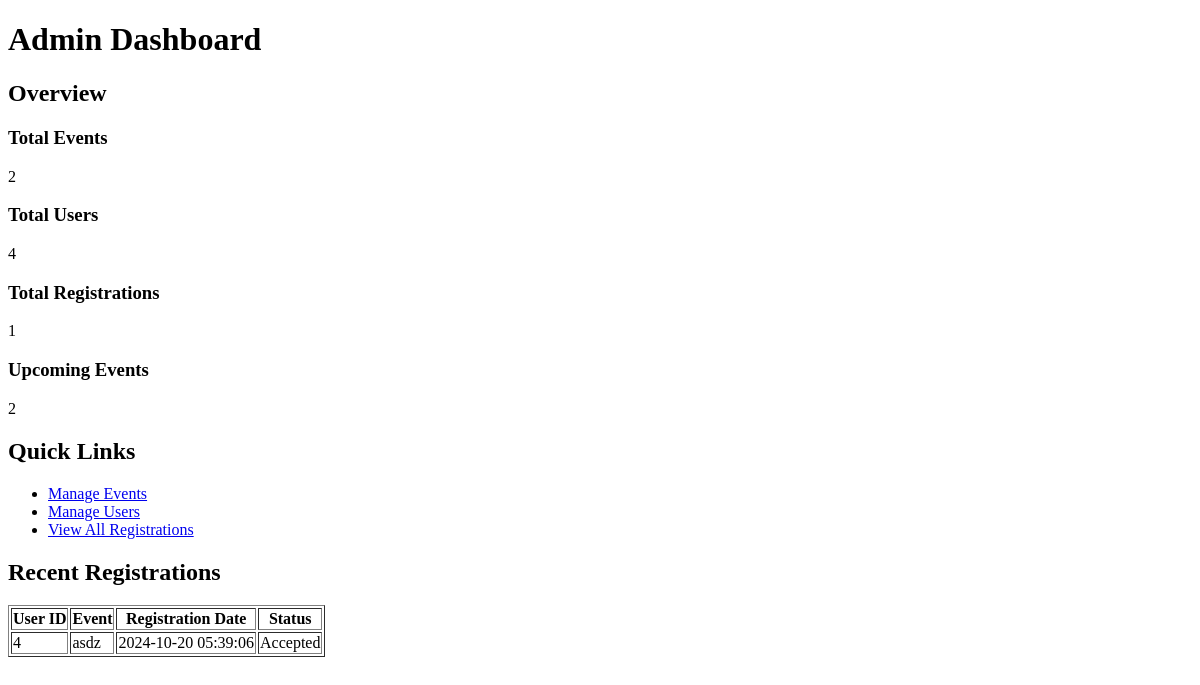
Before: /lec/admin/dashboard.php (signed in) with the older database file.
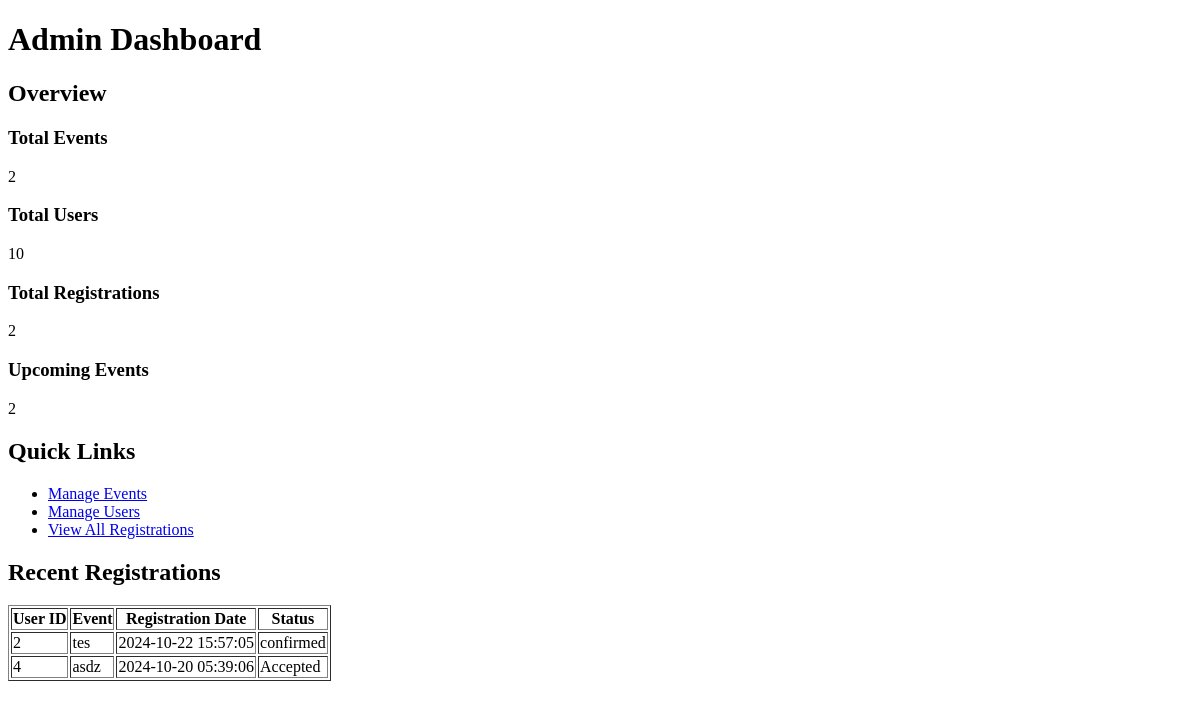
After: the same page with the newer database file.
### tables this page shows
CREATE TABLE `event_registrations` (
  `id` int(11) NOT NULL,
  `event_id` int(11) NOT NULL,
  `user_id` int(11) NOT NULL,
  `registration_date` timestamp NOT NULL DEFAULT current_timestamp(),
  `status` varchar(10) DEFAULT 'Accepted'
);

CREATE TABLE `events` (
  `id` int(11) NOT NULL,
  `name` varchar(200) NOT NULL,
  `description` text DEFAULT NULL,
  `date` date NOT NULL,
  `time` time NOT NULL,
  `location` varchar(200) NOT NULL,
  `max_participants` int(11) NOT NULL,
  `current_participants` int(11) DEFAULT 0,
  `status` enum('open','closed','canceled') DEFAULT 'open',
  `image_path` varchar(255) DEFAULT NULL,
  `banner_path` varchar(255) DEFAULT NULL,
  `created_at` timestamp NOT NULL DEFAULT current_timestamp(),
  `updated_at` timestamp NOT NULL DEFAULT current_timestamp() ON UPDATE current_timestamp()
);

### lec/admin/dashboard.php (the view, shortened to what this page needs)
<?php
$database = new Database();
$db = $database->getConnection();
$stats = [
    'total_events' => $db->query("SELECT COUNT(*) FROM events")->fetchColumn(),
    'total_users' => $db->query("SELECT COUNT(*) FROM users WHERE role = 'user'")->fetchColumn(),
    'total_registrations' => $db->query("SELECT COUNT(*) FROM event_registrations")->fetchColumn(),
    'upcoming_events' => $db->query("SELECT COUNT(*) FROM events WHERE date >= CURDATE()")->fetchColumn()
];
$query = "SELECT r.*, e.name
          FROM event_registrations r
          JOIN events e ON r.event_id = e.id
          ORDER BY r.registration_date DESC
          LIMIT 10;";
$recent_registrations = $db->query($query)->fetchAll(PDO::FETCH_ASSOC);
?>
<!DOCTYPE html>
<html>
<head>
</head>
<body>
    <h1>Admin Dashboard</h1>
    <h2>Overview</h2>
    <div class="stats">
        <div>
            <h3>Total Events</h3>
            <p><?= $stats['total_events'] ?></p>
        </div>
        <div>
            <h3>Total Users</h3>
            <p><?= $stats['total_users'] ?></p>
        </div>
        <div>
            <h3>Total Registrations</h3>
            <p><?= $stats['total_registrations'] ?></p>
        </div>
        <div>
            <h3>Upcoming Events</h3>
            <p><?= $stats['upcoming_events'] ?></p>
        </div>
    </div>
    <h2>Quick Links</h2>
    <ul>
        <li><a href="event-management.php">Manage Events</a></li>
        <li><a href="user-management.php">Manage Users</a></li>
        <li><a href="registrations.php">View All Registrations</a></li>
    </ul>
    <h2>Recent Registrations</h2>
    <table border="1">
        <tr>
            <th>User ID</th>
            <th>Event</th>
            <th>Registration Date</th>
            <th>Status</th>
        </tr>
        <?php foreach ($recent_registrations as $reg): ?>
        <tr>
            <td><?= htmlspecialchars($reg['user_id']) ?></td>
            <td><?= htmlspecialchars($reg['name']) ?></td>
            <td><?= $reg['registration_date'] ?></td>
            <td><?= $reg['status'] ?></td>
        </tr>
        <?php endforeach; ?>
    </table>
</body>
</html>

Changed rows visible on the page:
added event_registrations: user "2", event.name "tes", registration_date "2024-10-22 15:57:05", status "confirmed"
Other visible differences:
$stats['total_users']: "4" → "10"
$stats['total_registrations']: "1" → "2"
